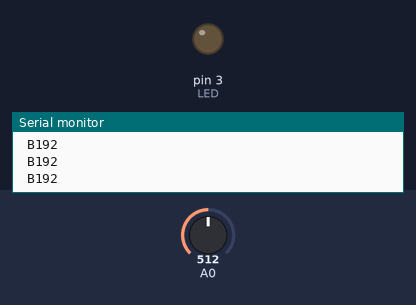
Recording of a sketch running on a simulated Arduino Uno, built with avr-gcc and run on an emulated ATmega328P. Parts: output pins drawn as LEDs (lit = HIGH), the last lines printed to the serial monitor. Dashed ring = blinking. The test bench sets the inputs (shaded band); at power-on: A0 = 512.

Above: at 10.8 s.
10.9 s: A0 set to 342
12.4 s: A0 set to 316
At 13.2 s:
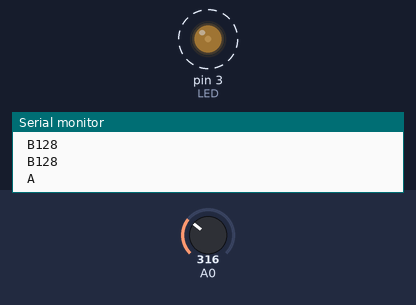
Timing chart, 0 to 22.9 s (numbered marks = the images above; inputs shaded):
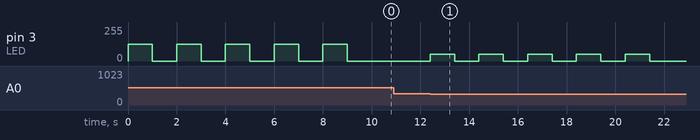

Measured:
- the behaviour switches between 333 and 332 on A0 (found by bisection; images 0 and 1)
- after the input at 12.4 s, pin 3 (LED): alternates 51/255 for 1.0 s and 0/255 for 1.0 s, starting at once
- by itself, pin 3 (LED): alternates 127/255 for 1.0 s and 0/255 for 1.0 s, 10 changes in all, then stays 0/255

The sketch:

neat_bruticus_albar1.ino
```cpp
int LED = 3;
int a=0;
int b=0;
int c=0;
void setup()
{
  pinMode(LED, OUTPUT);
  pinMode(A0, INPUT);
  Serial.begin(9600);
}

void loop()
{
  int cds = analogRead(A0);
  cds = map(cds, 0, 679, 0, 255);
  if (0<cds && cds<125) {
    Serial.print("A");
    while(a<5){
  	  a++;
  	  analogWrite(LED,51);
      delay(1000);
      analogWrite(LED,0);
      delay(1000);
    }

  }
  if (125<cds && cds<200) {
    Serial.print("B");
    while(b<5){
  	  b++;
  	  analogWrite(LED, 127);
      delay(1000);
      analogWrite(LED,0);
      delay(1000);
    }
  }
  if (200<cds && cds<255)  {
  	Serial.print("C");
    while(c<5){
  	  c++;
  	  analogWrite(LED, 255);
      delay(1000);
      analogWrite(LED,0);
      delay(1000);
    }

  }
Serial.print(cds);
Serial.print("\n ");
}  
```
